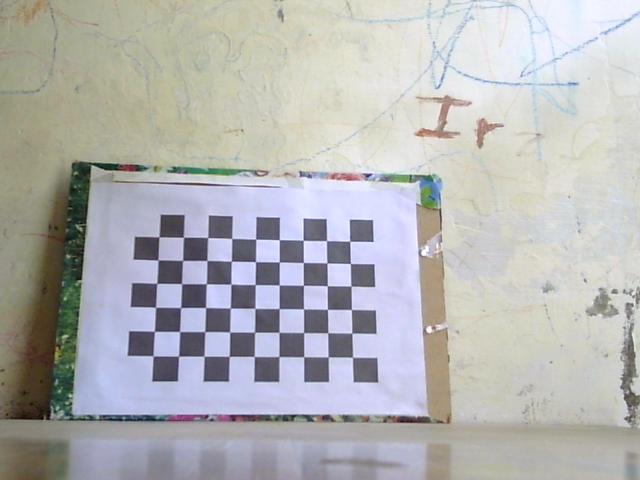
#> input picture data/chessboard/leftcamera/chessboard-L0.png, 640 x 480 px
$ python key_paper.py   (older library calls are emulated)
#> lines starting #> are read from the running program, lines starting #| are printed output that depends on the picture; pictures that were not available may be replaced by others from this repository, and a replacement may not be noted
import cv2
import numpy as np

# Filtering
kernel = np.ones((5, 5), np.uint8)
FOCAL = 3.5
BASE = 7.02


def coords_mouse_disp(event, x, y, flags, param):
    if event == cv2.EVENT_LBUTTONDBLCLK:
        # print(x, y, disp[y, x], filteredImg[y, x])
        average = 0
        for u in range(-1, 2):
            for v in range(-1, 2):
                average += disp[y + u, x + v]
        average = average / 9
        print(x, y, average)

        Distance = FOCAL*BASE/average
        Distance = np.around(Distance * 0.01, decimals=2)
        print('Distance: ' + str(Distance) + ' m')


# ***** Parameters for Distortion Calibration *****

# IN MM
SQUARE_SIZE = 22
# Termination criteria
criteria = (cv2.TERM_CRITERIA_EPS + cv2.TERM_CRITERIA_MAX_ITER, SQUARE_SIZE, 0.001)
criteria_stereo = (cv2.TERM_CRITERIA_EPS + cv2.TERM_CRITERIA_MAX_ITER, SQUARE_SIZE, 0.001)

# Prepare object points
objp = np.zeros((9 * 6, 3), np.float32)
objp[:, :2] = np.mgrid[0:9, 0:6].T.reshape(-1, 2)

# Arrays to store object points and image points from all images
objpoints = []  # 3d points in real world space
imgpointsR = []  # 2d points in image plane
imgpointsL = []

# Start calibration from the camera
print('Starting calibration for the 2 cameras... ')
# Call all saved images
# Put the amount of pictures you have taken for the calibration inbetween range(0,?) wenn starting from the image number 0
for i in range(0, 25):
    t = str(i)
    ChessImaR = cv2.imread('data/chessboard/leftcamera/chessboard-L' + t + '.png', 0)  # Right side
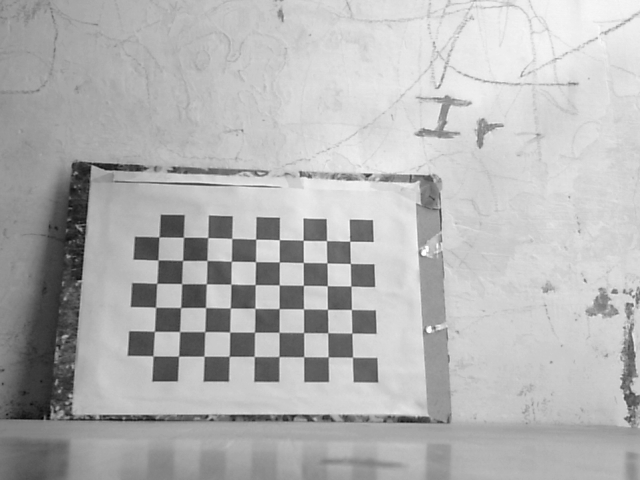
#> ChessImaR: shape (480, 640); min 1, max 254, mean 179.7
    ChessImaL = cv2.imread('data/chessboard/rightcamera/chessboard-R' + t + '.png', 0)  # Left side
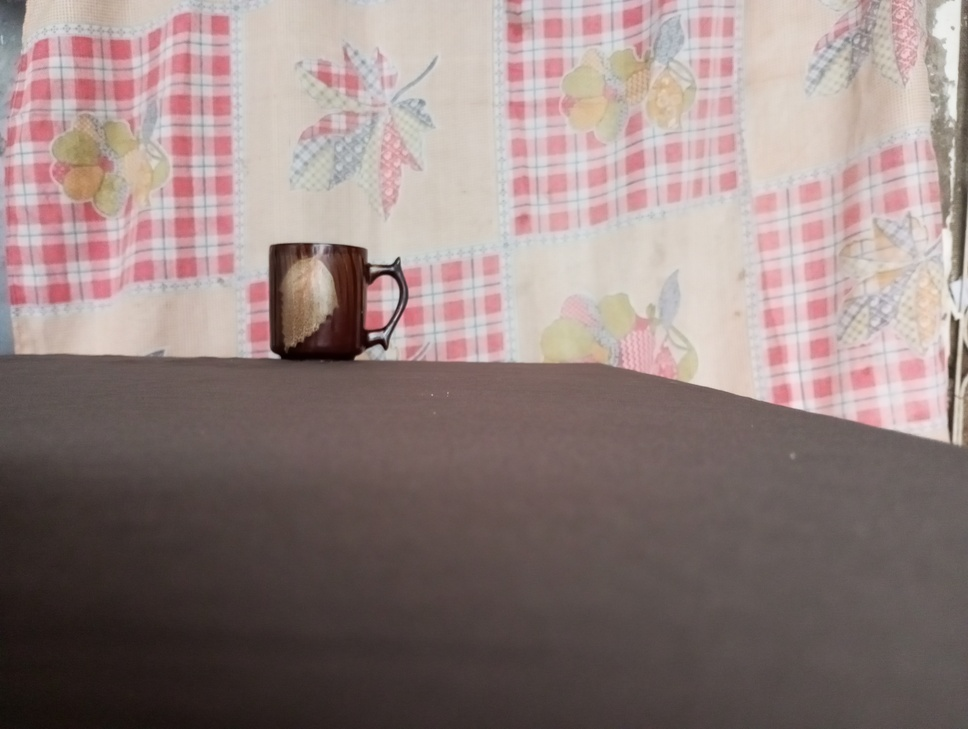
#> input picture left12.jpg, 968 x 729 px, shrunk from 4080 x 3072 before the run, given in place of chessboard-R0.png, which was not available
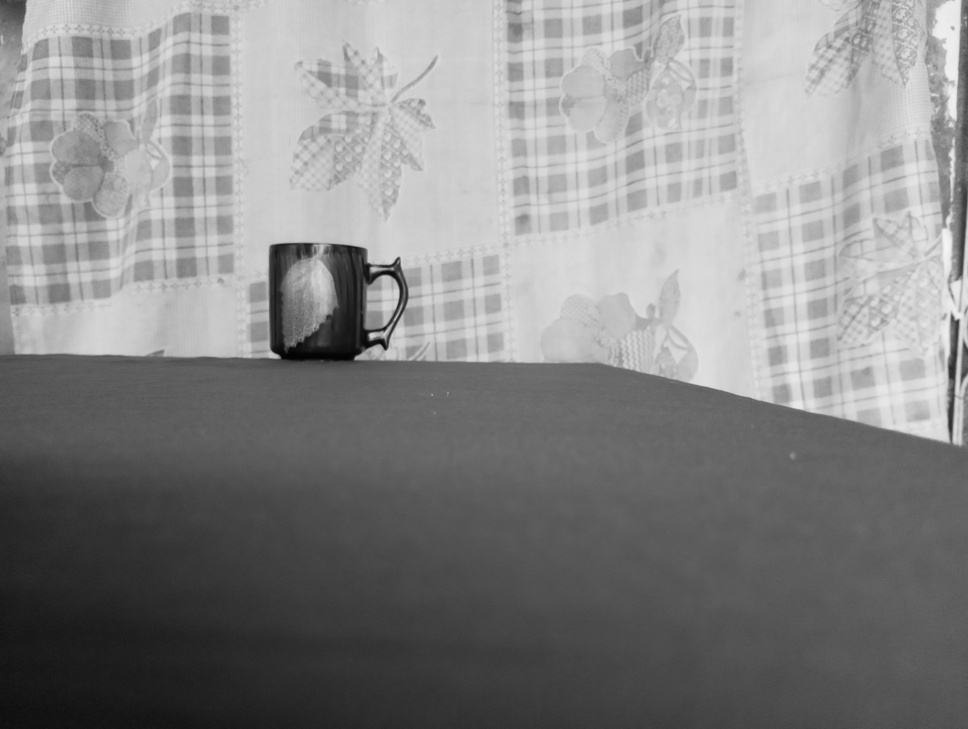
#> ChessImaL: shape (729, 968); min 1, max 244, mean 133.6
    retR, cornersR = cv2.findChessboardCorners(ChessImaR,
                                               (9, 6), None)  # Define the number of chees corners we are looking for
#> retR = True; cornersR = 54 rows, first 8: [352.6, 357.1], [328, 356.7], [303.8, 356.6], [279.1, 356.7], [254.2, 356.4], [229, 356.2], [203.9, 356.2], [178.5, 356]
    retL, cornersL = cv2.findChessboardCorners(ChessImaL,
                                               (9, 6), None)  # Left side
#> retL = False; cornersL = None
    if retR & retL:
        objpoints.append(objp)
        cv2.cornerSubPix(ChessImaR, cornersR, (11, 11), (-1, -1), criteria)
        cv2.cornerSubPix(ChessImaL, cornersL, (11, 11), (-1, -1), criteria)
        imgpointsR.append(cornersR)
        imgpointsL.append(cornersL)
#> pass 2 of the loop `for i in range(0, 25):`:
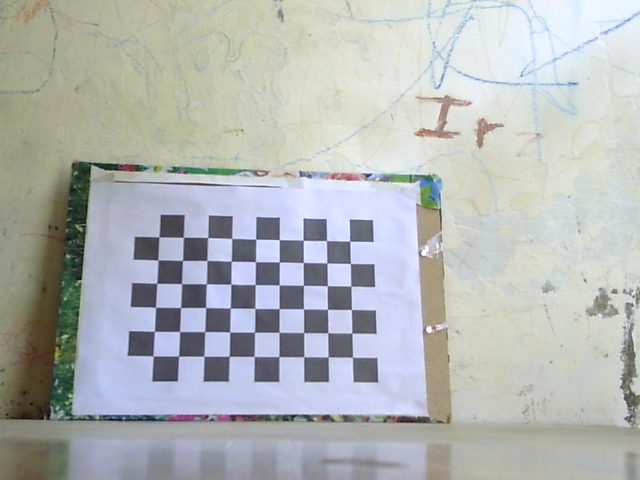
#> input picture data/chessboard/leftcamera/chessboard-L1.png, 640 x 480 px
#> `ChessImaR = cv2.imread('data/chessboard/leftcamera/chessboard-L' + t +..`:
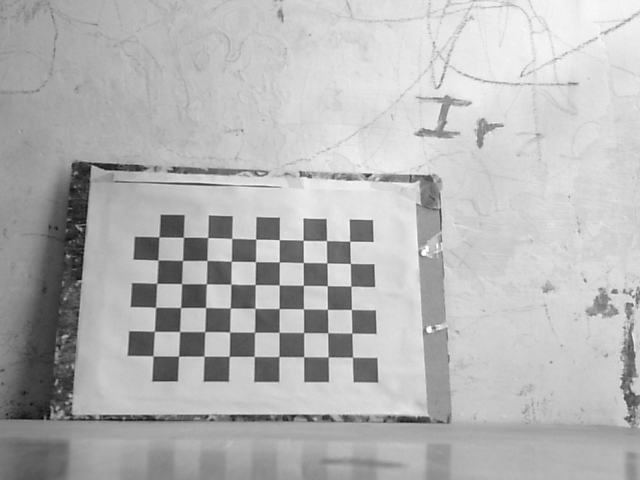
#> ChessImaR: shape (480, 640); min 5, max 254, mean 180.9
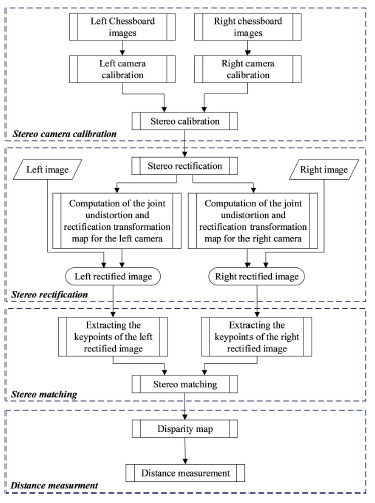
#> input picture img.png, 375 x 503 px, given in place of chessboard-R1.png, which was not available
#> ChessImaL: shape (503, 375)
#> cornersR = 54 rows, first 8: [352.6, 357.1], [327.9, 356.7], [303.7, 356.8], [279, 356.7], [254.3, 356.4], [229, 356.3], [203.9, 356.3], [178.5, 356]
#> (the run stopped early here; a loop or call above may not have finished)
